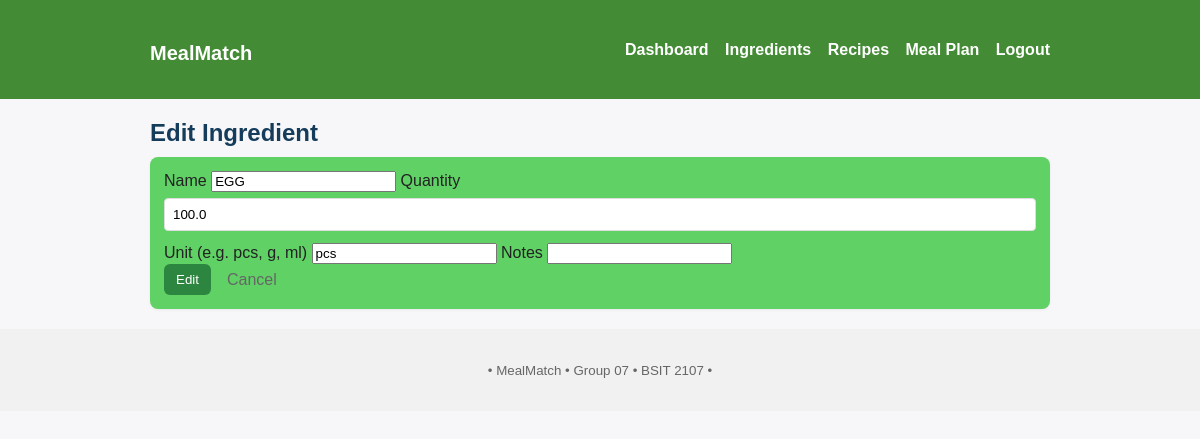
Page /ingredients/edit/3 (signed in) on the committed database.
### tables this page shows
CREATE TABLE ingredients (
    id INTEGER PRIMARY KEY AUTOINCREMENT,
    user_id INTEGER NOT NULL,
    name TEXT NOT NULL,
    quantity REAL DEFAULT 0,
    unit TEXT DEFAULT 'pcs',
    notes TEXT,
    FOREIGN KEY(user_id) REFERENCES users(id) ON DELETE CASCADE
);

### app.py (the view, shortened to what this page needs)
@app.route("/ingredients/edit/<int:id>", methods=["GET", "POST"])
@login_required
def edit_ingredient(id):
    user = UserService.get_current_user()
    ing = IngredientService.get_ingredient(id, user["id"])
    if not ing:
        flash("Ingredient not found.", "danger")
        return redirect(url_for("ingredients"))
    return render_template("ingredient_form.html", action="Edit", ingredient=ing)

### app.py (called while the page is built)
def login_required(fn):
    from functools import wraps
    @wraps(fn)
    def wrapper(*args, **kwargs):
        if not UserService.get_current_user():
            flash("Please log in to continue.", "warning")
            return redirect(url_for("login"))
        return fn(*args, **kwargs)
    return wrapper

    def connect(self):
        if self._conn is None:
            need_init = not os.path.exists(self.path)
            self._conn = sqlite3.connect(self.path, detect_types=sqlite3.PARSE_DECLTYPES|sqlite3.PARSE_COLNAMES)
            self._conn.row_factory = sqlite3.Row
            if need_init:
                self._init_db()
        return self._conn

    def close(self):
        if self._conn:
            self._conn.close()
            self._conn = None

    def query(self, sql: str, args=(), one=False):
        try:
            cur = self.connect().execute(sql, args)
            rv = cur.fetchall()
            cur.close()
            return (rv[0] if rv else None) if one else rv
        except Exception as e:
            raise DBError(e)

    @staticmethod
    def get_current_user():
        uid = session.get("user_id")
        if not uid:
            return None
        return db.query("SELECT id, username, email, is_admin FROM users WHERE id = ?", (uid,), one=True)

    @staticmethod
    def get_ingredient(id:int, user_id:int):
        return db.query("SELECT * FROM ingredients WHERE id = ? AND user_id = ?", (id, user_id), one=True)

### templates/ingredient_form.html (shortened to what this page needs)
{% extends "base.html" %}
{% block content %}
  <h2>{{ action or 'Add' }} Ingredient</h2>
  <form method="post" class="card">
    <label>Name</label>
    <input name="name" value="{{ ingredient['name'] if ingredient else '' }}" required>
    <label>Quantity</label>
    <input name="quantity" type="number" step="0.01" value="{{ ingredient['quantity'] if ingredient else '1' }}">
    <label>Unit (e.g. pcs, g, ml)</label>
    <input name="unit" value="{{ ingredient['unit'] if ingredient else 'pcs' }}">
    <label>Notes</label>
    <input name="notes" value="{{ ingredient['notes'] if ingredient else '' }}">
    <div class="actions">
      <button type="submit">{{ action or 'Add' }}</button>
      <a class="secondary" href="{{ url_for('ingredients') }}">Cancel</a>
    </div>
  </form>
{% endblock %}

### static/style.css (style rules this page uses)
body { font-family: Arial, sans-serif; background: #f7f7f9; color: #222; margin: 0; padding: 0; }
.card { background: rgb(95, 209, 101); padding: 14px; border-radius: 8px; box-shadow: 0 1px 3px rgba(0,0,0,0.06); margin-bottom: 12px; }
h1, h2, h3 { margin: 10px 0; color: #153d5b; }
a.secondary { color: #666; margin-left: 8px; text-decoration: none; }
input[type="text"], input[type="email"], input[type="password"], input[type="number"], textarea { display: block; width: 100%; padding: 8px; margin: 6px 0 12px 0; border: 1px solid #ddd; border-radius: 4px; box-sizing: border-box; }
.actions { display: flex; gap: 8px; align-items: center; }
button, .btn { padding: 8px 12px; border: none; border-radius: 6px; cursor: pointer; background: #2c8640; color: white; }

### rows in the picture
ingredients: name "EGG", quantity "100.0", unit "pcs"

### other values in the picture
{{ action or 'Add' }} "Edit"
